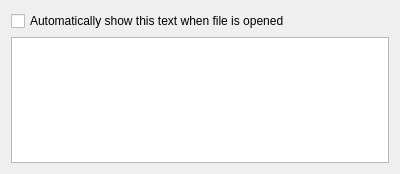
<?xml version="1.0" encoding="UTF-8"?>
<ui version="4.0">
 <class>CFileCommentsDialog</class>
 <widget class="QDialog" name="CFileCommentsDialog">
  <property name="geometry">
   <rect>
    <x>0</x>
    <y>0</y>
    <width>400</width>
    <height>174</height>
   </rect>
  </property>
  <property name="windowTitle">
   <string>File Comments</string>
  </property>
  <layout class="QVBoxLayout" name="verticalLayout">
   <item>
    <widget class="QCheckBox" name="autoShow">
     <property name="text">
      <string>Automatically show this text when file is opened</string>
     </property>
    </widget>
   </item>
   <item>
    <widget class="QPlainTextEdit" name="strText"/>
   </item>
  </layout>
 </widget>
 <tabstops>
  <tabstop>strText</tabstop>
  <tabstop>autoShow</tabstop>
 </tabstops>
 <resources/>
 <connections/>
</ui>
